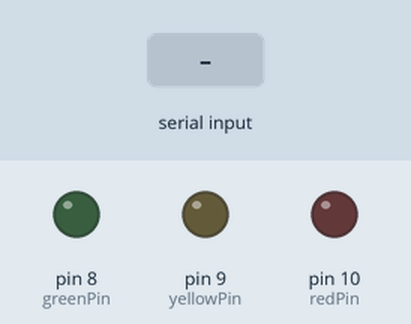
This sketch was run on a simulated Arduino Uno, built with avr-gcc and run on an emulated ATmega328P. On the bench: output pins drawn as LEDs (lit = HIGH). Dashed ring = blinking. Inputs (shaded band) come from the test bench. What the sketch prints to the serial monitor is not drawn.

Above: at 1.2 s.
1.3 s: "r" received over Serial
At 1.4 s:
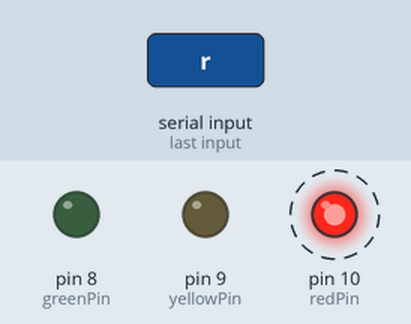
4.3 s: "y" received over Serial
At 4.5 s:
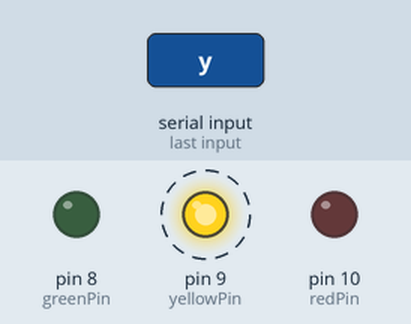
7.3 s: "g" received over Serial
At 7.6 s:
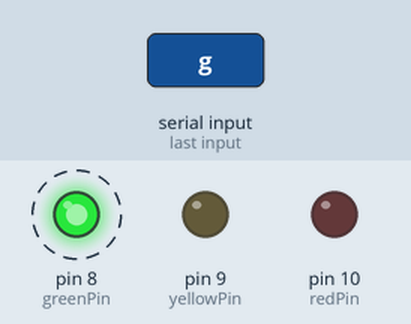
10.3 s: "1" received over Serial
At 11.3 s:
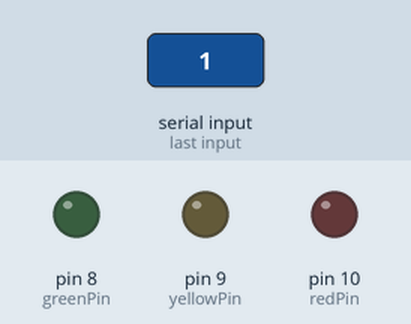
Timing chart, 0 to 12.8 s (numbered marks = the images above; inputs shaded):
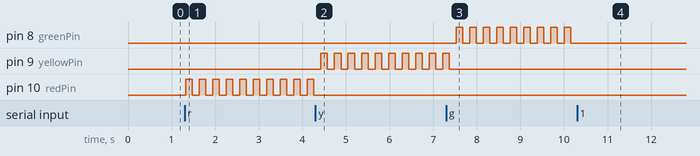

The sketch:

serial_test.ino
```cpp
char val;
int redPin = 10;
int yellowPin = 9;
int greenPin = 8;
boolean isLedOn = false;

void setup(){
  pinMode(redPin, OUTPUT);
  pinMode(yellowPin, OUTPUT);
  pinMode(greenPin, OUTPUT);
  Serial.begin(9600);
}

void loop() {
  if (Serial.available()){
    val = Serial.read();
    set_all_leds_low(isLedOn);
  }
  switch(val){
    case 'r':
      if( isLedOn){
        //digitalWrite(redPin, HIGH);
        blink_led(redPin);
        isLedOn = true;
      }else{
        //digitalWrite(redPin, HIGH);
        blink_led(redPin);
        isLedOn = true;
      }
      break;
    case 'y':
      if( isLedOn){
        blink_led(yellowPin);
        isLedOn = true;
      }else{
        blink_led(yellowPin);
        isLedOn = true;
      }
      break;
    case 'g':
      if( isLedOn){
        blink_led(greenPin);
        isLedOn = true;
      }else{
        blink_led(greenPin);
        isLedOn = true;
      }
      break;
  }
  if(isLedOn == false)
    Serial.println("Semaphore inactive. Please send data");
  delay(10);
}

void set_all_leds_low(boolean val){
  digitalWrite(redPin, LOW);
  digitalWrite(yellowPin, LOW);
  digitalWrite(greenPin, LOW);
  val = false;
}

void blink_led(int pin){
  digitalWrite(pin, HIGH);
  delay(150);
  digitalWrite(pin, LOW);
  delay(150);
}
```

Measured:
- after the input at 1.3 s, pin 10 (redPin): alternates HIGH for 0.15 s and LOW for 0.16 s, starting at once
- after the input at 4.3 s, pin 9 (yellowPin): alternates HIGH for 0.15 s and LOW for 0.16 s, starting after 0.13 s; pin 10 (redPin): stops changing and stays LOW
- after the input at 7.3 s, pin 8 (greenPin): alternates HIGH for 0.15 s and LOW for 0.16 s, starting after 0.23 s; pin 9 (yellowPin): goes on until 7.4 s, then stays LOW
- after the input at 10.3 s, pin 8 (greenPin): stops changing and stays LOW
